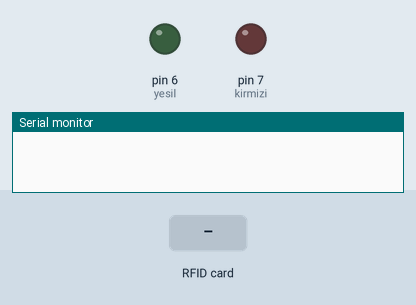
Bench run of a sketch on a simulated Arduino Uno, built with avr-gcc and run on an emulated ATmega328P. Shown: output pins drawn as LEDs (lit = HIGH), the last lines printed to the serial monitor. Inputs (shaded band) come from the test bench. Pins used as bus, display or sensor lines are not drawn.

Above: at 1.2 s.
1.3 s: RFID card 5E 7A 19 C4 held to the reader
At 2.5 s:
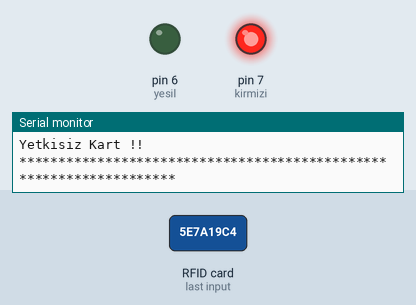
Timing chart, 0 to 4.8 s (numbered marks = the images above; inputs shaded):
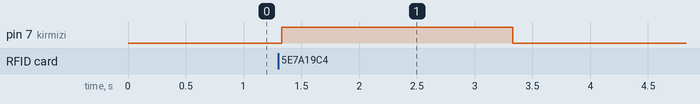

Measured:
- after the input at 1.3 s, pin 7 (kirmizi): LOW → HIGH at once, → LOW 2.0 s later

The sketch:

IoT_Problem_Seti_9.ino
```cpp
#include <SPI.h>                          //SPI kütüphanemizi tanımlıyoruz.
#include <MFRC522.h>                      //MFRC522 kütüphanemizi tanımlıyoruz.

#define yesil 6                           // Ledlerimizi tanımlıyoruz.
#define kirmizi 7

int RST_PIN = 9;                          //RC522 modülü reset pinini tanımlıyoruz.
int SS_PIN = 10;                          //RC522 modülü chip select pinini tanımlıyoruz.

MFRC522 rfid(SS_PIN, RST_PIN);            //RC522 modülü ayarlarını yapıyoruz.
byte ID[4] = {51, 28, 52, 22};            //Yetkili kart ID'sini tanımlıyoruz.

void setup() {
  Serial.begin(9600);                     //Seri haberleşmeyi başlatıyoruz.
  SPI.begin();                            //SPI iletişimini başlatıyoruz.
  rfid.PCD_Init();                        //RC522 modülünü başlatıyoruz.
  pinMode(yesil , OUTPUT);
  pinMode(kirmizi , OUTPUT);             // Ledlerimizi başlangıçta OUTPUT olarak tanımlıyoruz.

}

void loop() {

  if ( ! rfid.PICC_IsNewCardPresent())    //Yeni kartın okunmasını bekliyoruz.
    return;

  if ( ! rfid.PICC_ReadCardSerial())      //Kart okunmadığı zaman bekliyoruz.
    return;

  if (rfid.uid.uidByte[0] == ID[0] &&     //Okunan kart ID'si ile ID değişkenini karşılaştırıyoruz.
    rfid.uid.uidByte[1] == ID[1] &&
    rfid.uid.uidByte[2] == ID[2] &&
    rfid.uid.uidByte[3] == ID[3] ) {
        Serial.println("Kapi acildi");
        Serial.println("A-6 Daire 19");                      // Kapı açıldığında ekrana yazılacak yazıları belirtiyoruz.
        Serial.println("Yunus Emre Ateş Hoşgeldiniz");
        Serial.println("******************************************************************");
        digitalWrite(yesil , HIGH);
        delay(2000);                        // Yetkili kart okutulduğunda 2 saniye boyunca yeşil ışığın yanmasını sağlıyoruz.
        digitalWrite(yesil , LOW);

    }
    else{                                 //Yetkisiz girişte içerideki komutlar çalıştırılır.
      Serial.println("Yetkisiz Kart !!");
      Serial.println("*******************************************************************");
        digitalWrite(kirmizi , HIGH);
        delay(2000);
        digitalWrite(kirmizi , LOW);
        }
  rfid.PICC_HaltA();
}
```
